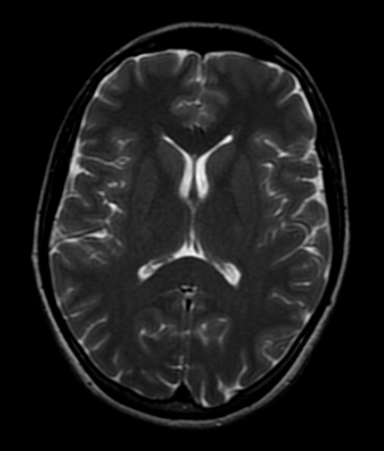
#> input picture Biomedical_ImagingAnalysis/sample.png, 384 x 451 px, shrunk from 724 x 851 before the run
$ python fuctional_pipeline.py
#> lines starting #> are read from the running program, lines starting #| are printed output that depends on the picture; after the words box and inside, x2 and y2 are one past the last pixel; in counts of white or black regions, pixels touching at a corner belong together
import numpy as np
import matplotlib.pyplot as plt

from scipy.ndimage import gaussian_filter, sobel, label, center_of_mass
from pathlib import Path


def convert2gray(image):

    rgb_image = image[:,:, :3]

    gray_image = (
        .299 * rgb_image[:,:,0]+
        .587 * rgb_image[:,:,1]+
        .114 * rgb_image[:,:,2]
    )

    return gray_image

def applysmoothing(image, sigma):

    smoothed = gaussian_filter(image, sigma = sigma)

    return smoothed

def detectedge(image):
    edx = sobel(image, axis=1)
    edy = sobel(image, axis=0)

    edges = np.sqrt(edx**2 + edy**2)

    max_edge = np.max(edges)

    if max_edge > 0:
        norm_edge = edges / max_edge

    else:
        norm_edge = np.zeros_like(edges)

    return norm_edge

def segment(image, threshold):

    mask = image > threshold

    return mask

def analyzeR(mask, min_area):

    labelimage, numf = label(mask)
    region = np.bincount(labelimage.ravel())
    kept_region = np.where(region >= min_area)[0]
    kept_region = kept_region[kept_region !=0]

    return labelimage, numf, region, kept_region

def calcentroids(mask, labelimage, kept_region):

    if len(kept_region) == 0:
        return []

    centroids = center_of_mass(mask, labels=labelimage, index=kept_region)
    return centroids

def visualRes(rgb_image, gray_image, smoothed, edges, segment_mask, centroids, kept_region, outpath):

    fig, axes = plt.subplots(2, 3, figsize=(14,9))

    axes[0, 0].imshow(rgb_image)
    axes[0, 0].set_title("Original Image")

    axes[0, 1].imshow(gray_image, cmap="gray", vmin=0, vmax=1)
    axes[0, 1].set_title("Grayscale")

    axes[0, 2].imshow(smoothed, cmap="gray", vmin=0, vmax=1)
    axes[0, 2].set_title("Gaussian Smoothing")

    axes[1, 0].imshow(edges, cmap="gray", vmin=0, vmax=1)
    axes[1, 0].set_title("Sobel Edge Detection")

    axes[1, 1].imshow(segment_mask, cmap="gray")
    axes[1, 1].set_title("Segmentation Mask")

    axes[1, 2].imshow(segment_mask, cmap="gray")

    for i, region_id in enumerate(kept_region):

        center_row, center_col = centroids[i]

        axes[1,2].plot(center_col, center_row, "ro", markersize=5)

        axes[1,2].text(center_col + 10, center_row, str(region_id), color="yellow", fontsize=8)

    axes[1,2].set_title("Regions centroids")

    for ax in axes.flat:
        ax.axis("off")

    plt.tight_layout()

    plt.savefig(outpath, dpi=150, bbox_inches="tight")

    plt.show()

    plt.close(fig)


def main():

    sigma = 1
    threshold = .2
    min_area = 25


    script_dir = Path(__file__).resolve().parent

    image_path = script_dir / "sample.png"


    if not image_path.is_file():
        raise FileNotFoundError(f"Image not found: {image_path}")

    image = plt.imread(image_path)
#> image is the input picture: shape (451, 384, 3) float32; min 0, max 0.992, mean 0.107

    if image.ndim != 3 or image.shape[2] not in (3, 4):
        raise ValueError("Expected an RGB or RGBA image.")

    if image.dtype == np.uint8:
        image = image.astype(np.float32) / 255.0

    elif not np.issubdtype(image.dtype, np.floating):
        raise TypeError("Unsupported image data type.")

    if not np.all(np.isfinite(image)):
        raise ValueError("Image contains invalid pixel values.")

    if np.min(image) < 0 or np.max(image) > 1:
        raise ValueError("Expected pixel intensities between 0 and 1.")


    gray_image = convert2gray(image)

    smoothed = applysmoothing(gray_image, sigma)

    edges = detectedge(smoothed)
#> in detectedge, `edx = sobel(image, axis=1)`:
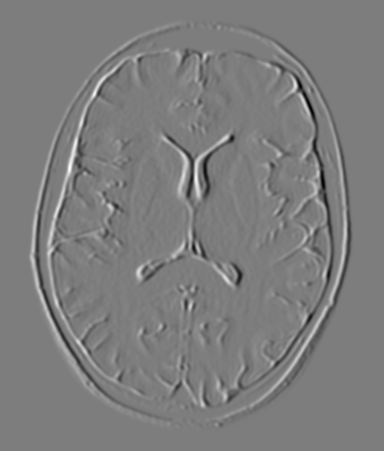
#> edx: shape (451, 384) float32; min -1.57, max 1.63, mean 3.49e-11; drawn with min black and max white
#> in detectedge, `edy = sobel(image, axis=0)`:
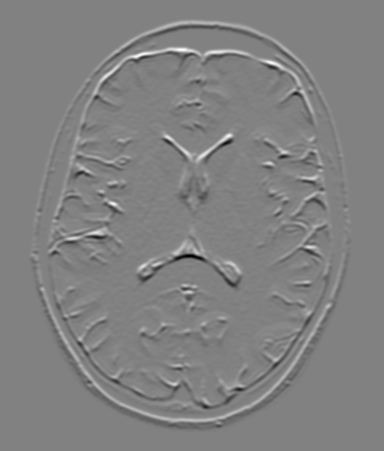
#> edy: shape (451, 384) float32; min -1.66, max 1.61, mean -5.95e-10; drawn with min black and max white
#> in detectedge, `edges = np.sqrt(edx**2 + edy**2)`:
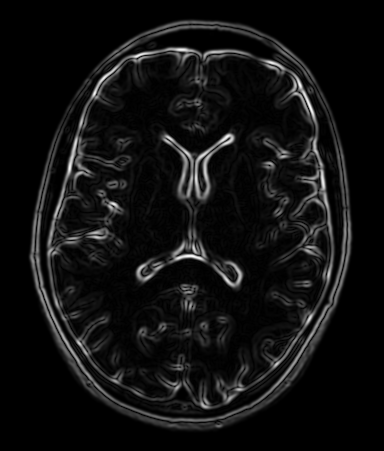
#> edges: shape (451, 384) float32; min 0, max 1.7, mean 0.114; drawn with min black and max white
#> in detectedge, `max_edge = np.max(edges)`: max_edge = 1.7

    segment_mask = segment(smoothed, threshold)
#> in segment, `mask = image > threshold`:
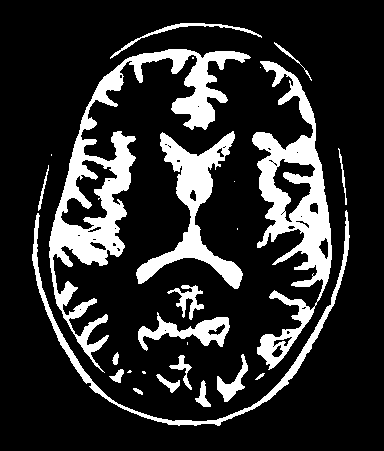
#> mask: shape (451, 384) bool; 17.8% white; 26 white regions (8 under 20 px), largest, box (x1, y1, x2, y2) and area: (49, 49, 251, 373) 11055, (252, 61, 332, 370) 8328, (136, 131, 243, 289) 4641

    labelimage, numf, region, kept_region = analyzeR(segment_mask, min_area)
#> in analyzeR, `labelimage, numf = label(mask)`:
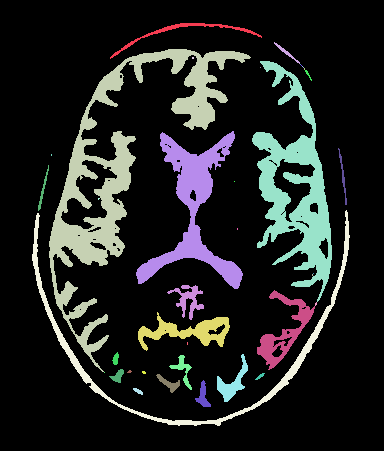
#> labelimage: shape (451, 384) int32; 39 distinct labels, from 0 to 38; one colour per label, 0 black
#> in analyzeR, `labelimage, numf = label(mask)`: numf = 38
#> in analyzeR, `region = np.bincount(labelimage.ravel())`: region = 39 values, max 142428 at index 0, min 1 at index 6, mean 4440.6
#> in analyzeR, `kept_region = np.where(region >= min_area)[0]`: kept_region = 20 values from 0 to 38
#> in analyzeR, `kept_region = kept_region[kept_region !=0]`: kept_region = 19 values from 1 to 38
#> numf = 38; kept_region = 19 values from 1 to 38

    centroids = calcentroids(segment_mask, labelimage, kept_region)
#> in calcentroids, `centroids = center_of_mass(mask, labels=labelimage, index=kept_region)`: centroids = 19 items, first 6: (31.86, 182.8), (51.98, 285.8), (173.2, 120.3), (188.3, 295.9), (208, 193.2), (176.2, 342.6)

    results_dir = script_dir / "results"
    results_dir.mkdir(exist_ok=True)

    outpath = results_dir / "functional_pipeline.png"

    visualRes(image[:,:,:3], gray_image, smoothed, edges, segment_mask, centroids, kept_region, outpath)
#> the loop in visualRes, `for i, region_id in enumerate(kept_region): ` made 19 passes
#> (region_id, center_row, center_col) on passes 1 to 12: (1, 31.86, 182.8), (2, 51.98, 285.8), (3, 173.2, 120.3), (5, 188.3, 295.9), (13, 208, 193.2), (14, 176.2, 342.6), (16, 189.8, 42.68), (19, 342.8, 190.6), (23, 299, 188.1), (24, 331.2, 283.6), (26, 331, 187.5), (28, 358.6, 115.4)
#> in visualRes, `plt.savefig(outpath, dpi=150, bbox_inches="tight")`:
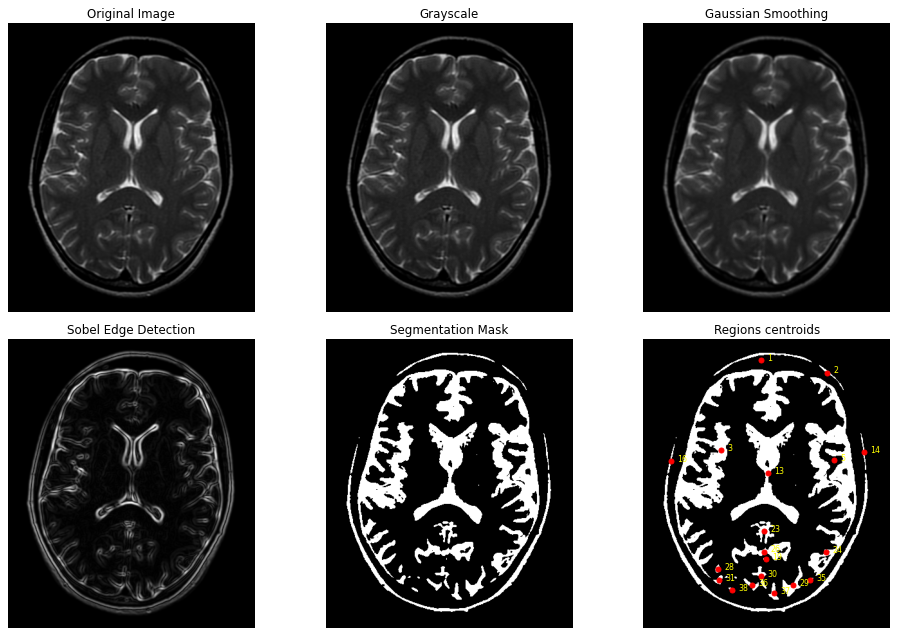
#> figure drawn by matplotlib, 6 panels


    for i, region_id in enumerate(kept_region):

        area = region[region_id]
        center_row, center_col = centroids[i]

        print(f"Region {region_id}: Area = {area} pixels, Centroid = ({center_row:.1f}, {center_col:.1f})")
#> this loop made 19 passes
#> (region_id, area, center_row, center_col) on passes 1 to 12: (1, 470, 31.86, 182.8), (2, 81, 51.98, 285.8), (3, 11051, 173.2, 120.3), (5, 7001, 188.3, 295.9), (13, 4641, 208, 193.2), (14, 109, 176.2, 342.6), (16, 102, 189.8, 42.68), (19, 2836, 342.8, 190.6), (23, 462, 299, 188.1), (24, 1318, 331.2, 283.6), (26, 1326, 331, 187.5), (28, 57, 358.6, 115.4)
#| Region 1: Area = 470 pixels, Centroid = (31.9, 182.8)
#| Region 2: Area = 81 pixels, Centroid = (52.0, 285.8)
#| Region 3: Area = 11051 pixels, Centroid = (173.2, 120.3)
#| Region 5: Area = 7001 pixels, Centroid = (188.3, 295.9)
#| Region 13: Area = 4641 pixels, Centroid = (208.0, 193.2)
#| Region 14: Area = 109 pixels, Centroid = (176.2, 342.6)
#| Region 16: Area = 102 pixels, Centroid = (189.8, 42.7)
#| Region 19: Area = 2836 pixels, Centroid = (342.8, 190.6)
#> (further printed lines are left out)


    print("BIOMEDICAL IMAGING ANALYSIS")
    print("---------------------------")

    print("Gaussian Sigma:", sigma)
    print("Segment Threshold:", threshold)
    print("Minimum region area:", min_area)

    print("Total connected regions:", numf)
#| Total connected regions: 38
    print("Qualifying regions:", len(kept_region))
#| Qualifying regions: 19

    print()
    print("Analysis saved to:", outpath)
    print("File exists:", outpath.exists())

if __name__ == "__main__":
     main()
